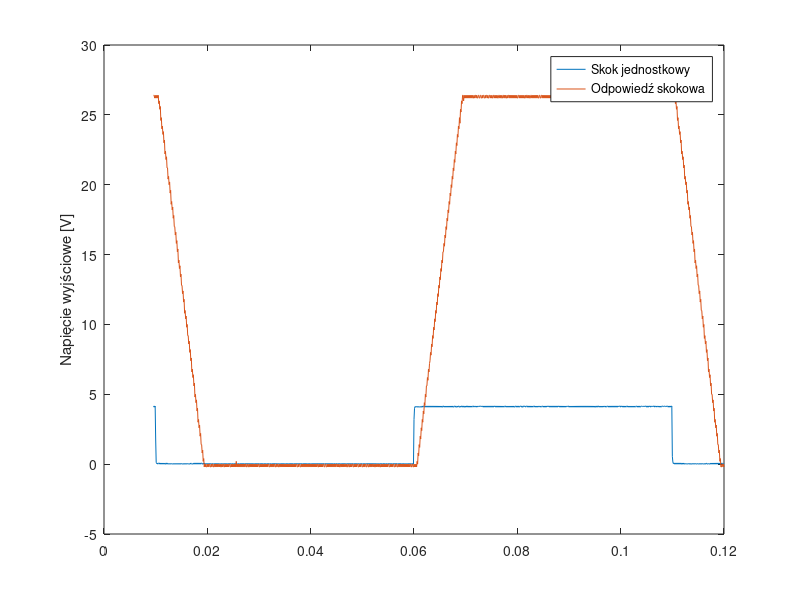

The MATLAB script that drew this image:
data = csvread("NewFile9.csv",2,0);
ch1 = data(96:1200, 1);
ch2 = data(96:1200, 2);
ch1 = ch1 + abs(ch1(1));
ch2 = ch2 + abs(ch2(2));
inc = 1e-4;
t = (96*inc):inc:(inc*1200);
length(t)
plot(t,ch1)
hold on
plot(t,ch2)
hold off
%xlabel('Częstotliwość [Hz]')
ylabel('Napięcie wyjściowe [V]')
legend("Skok jednostkowy", "Odpowiedź skokowa")
save("test.mat", "ch1")